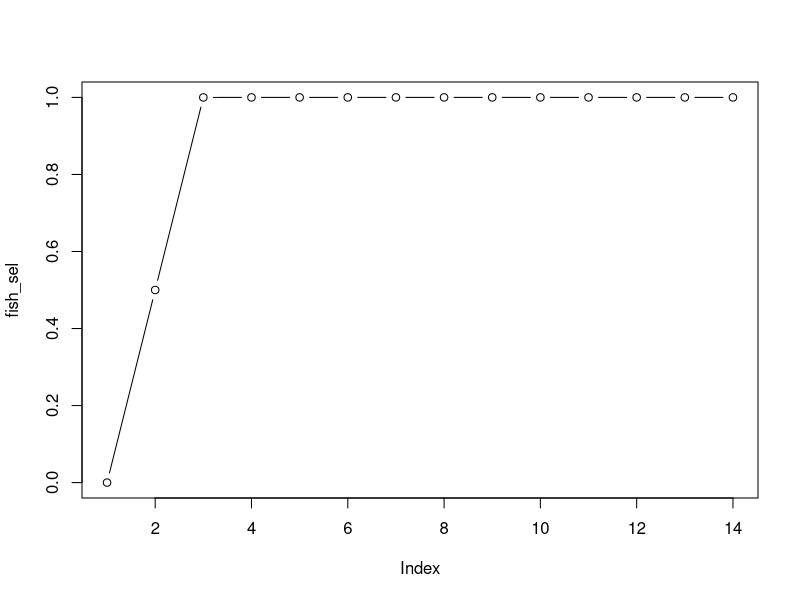
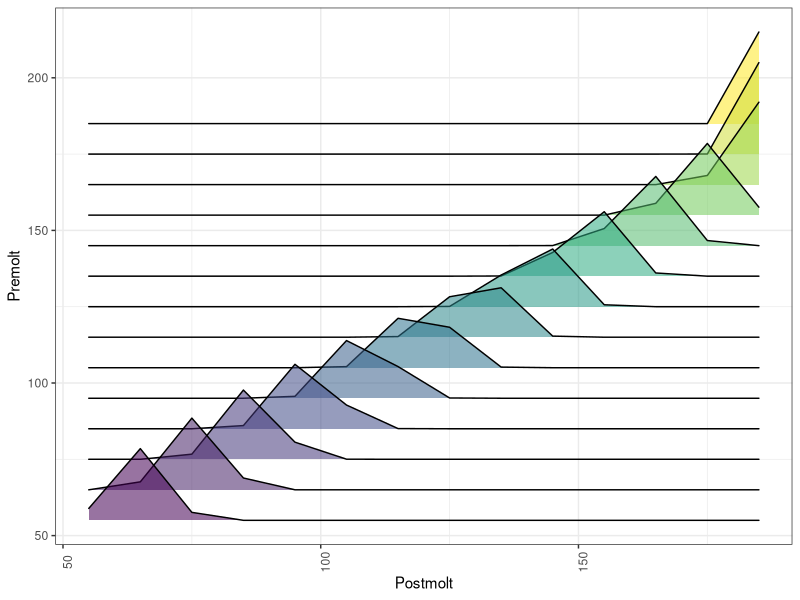
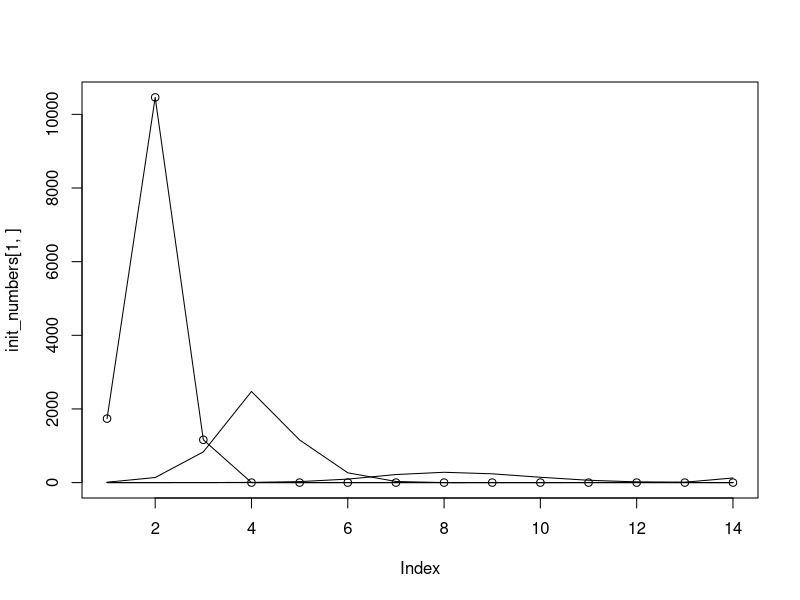
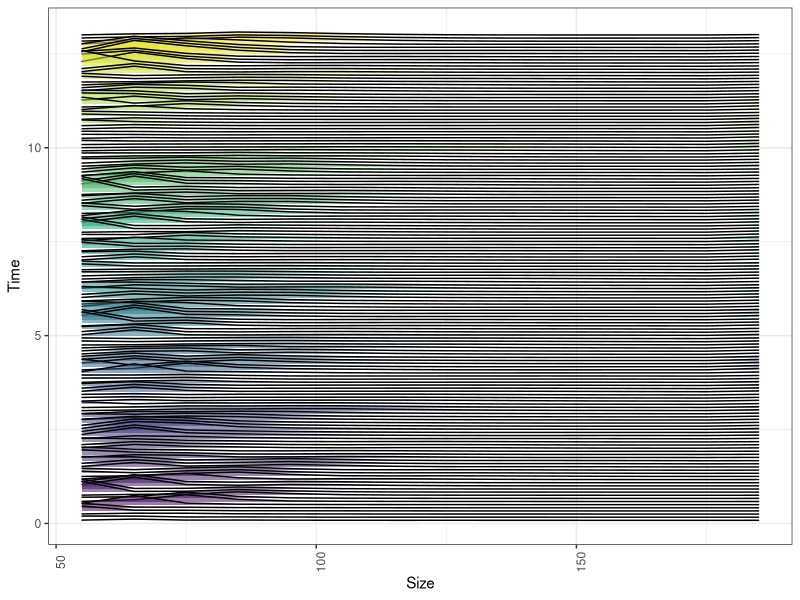
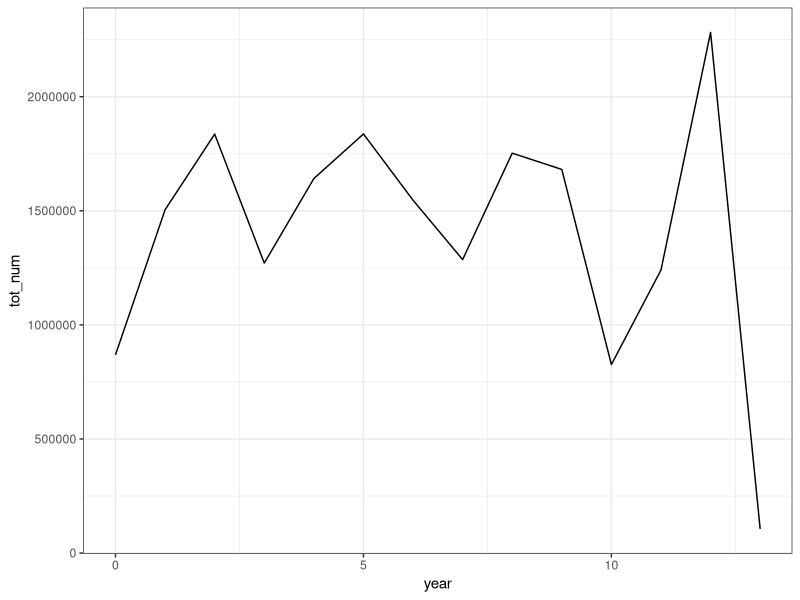
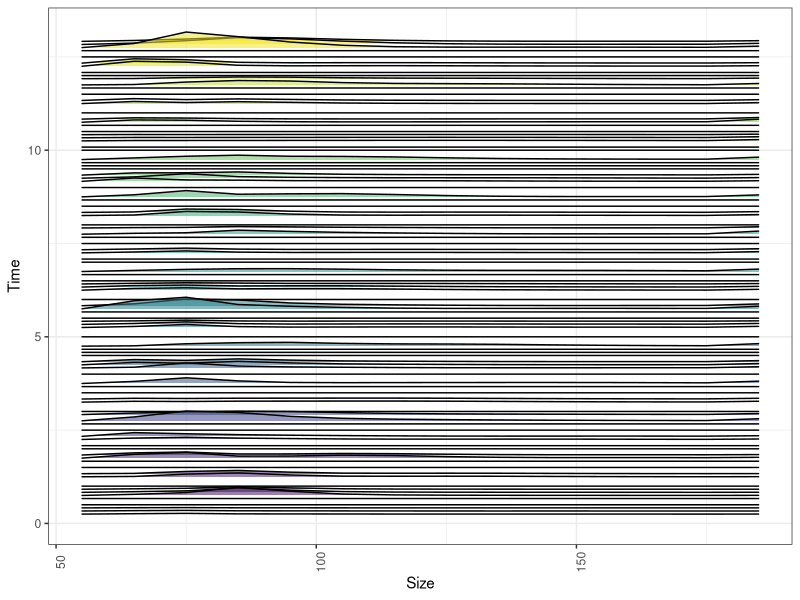
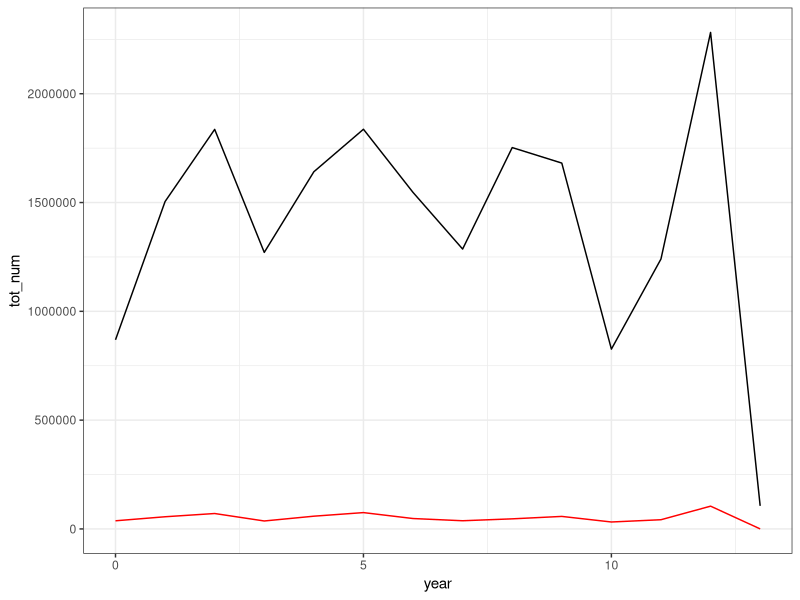

These figures' R source, in order:
# Operating model for mantis shrimp
# key characteristics: 
#     two recruitment events a year
#     two growth periods a year
#     fishery doesn't operate in the winter or summer
#     closed season changed length (need to implement)
#     monthly time step
#     start at 50mm
#     mature at 80mm
#     live 3 to 4 years
library(reshape2)
library(dplyr)
library(ggplot2)
library(ggridges)

#############################
# model characteristics
#############################
sizes         <-seq(50,190,10) # choose start sizes so they have roughly the same intermolt duration
growth_month  <-c(7,3)         # month in which growth occurs
rec_month     <-c(8,2)         # month in which recruitment occurs
spawning_month<-c(6,12)        # months in which spawning occurs (not actually used yet)
years         <-seq(2009,2021) # simulated year span
total_time_steps<-length(years)*12

nat_mort      <-1
fmort         <-rep(1,length(years))
fish_month    <-c(3,4,5,6,10,11,12)                 # natural mortality
fish_prop     <-c(0,0,.1,.1,.1,.05,0,0,0,.3,.2,.15) # this is the proportion of fish_mort that occurs in a month
fish_mort     <-rnorm(length(years),0.05,0.5)       # this is the fishing mortality by year...have to think about best way to do this

#==mid points to the size bins from 'sizes'
in_break<-sizes
mid_pts<-rep(0,length(in_break)-1)
for(x in 1:length(mid_pts))
  mid_pts[x] <- (in_break[x]+in_break[x+1])/2

#==fishery selectivity
fish_50<-65
fish_slope<-1
fish_sel<-1/(1+exp(-fish_slope*(mid_pts-fish_50)))
#==check it
plot(fish_sel,type='b')

###################################
#==build a size transition matrix==
make_size_trans<-function(alpha,beta,growth_sd,out_plot=FALSE,no_x=FALSE,
                          input_size)
{
  avg_post_molt<-alpha + beta*input_size
  size_trans_mat<-matrix(ncol=length(input_size),nrow=length(input_size))
  
  for(x in 1:nrow(size_trans_mat))
  {
    tmp<-dnorm(input_size,avg_post_molt[x],growth_sd[x])  
    tmp[seq(1,nrow(size_trans_mat))<x]<-0
    size_trans_mat[x,]<-round(tmp/sum(tmp) ,3)
    
  }
  
  rownames(size_trans_mat)<-input_size
  colnames(size_trans_mat)<-input_size
  in_g<-data.frame(melt(t(size_trans_mat)))
  colnames(in_g)<-c("Postmolt","Premolt","Density")
  
  p <- ggplot(in_g)
  p <- p + geom_density_ridges(aes(x=Postmolt, y=Premolt, height = Density, group=Premolt,
                                   fill=stat(y),alpha=.9999),stat = "identity",scale=3) +
    scale_fill_viridis_c()+
    theme_bw() +
    theme(legend.position = "none",
          axis.text.x = element_text(angle = 90)) 
  
  if(no_x==TRUE)
    p<-p+theme(axis.text.x=element_blank(),
               axis.title.x=element_blank(),
               axis.ticks.x = element_blank())
  
  if(out_plot==TRUE)
    print(p)
  
  list(size_trans_mat,p)
}

size_trans_1<-make_size_trans(alpha=4,beta=1.1,
                              growth_sd=rep(5,length(mid_pts)),out_plot=F,no_x=FALSE,input_size=mid_pts)
# plot size transition matrix
size_trans_1[[2]]


##########################################
#==make up initial numbers at size at time
#==by iterating the size transition matrix
#==on a recruitment
init_numbers<-matrix(ncol=length(mid_pts),nrow=4)
dummy<-c(exp(10),rep(0,length(mid_pts)-1))
counter<-0
for(x in 1:4)
{
 counter<-0
 while(counter<x)
 {
   dummy<-(dummy%*%size_trans_1[[1]])*exp(-nat_mort/length(growth_month))
   counter<-counter+1
 }
 init_numbers[x,]<-dummy
   
}
#==check they look sensible
 plot(init_numbers[1,]) 
 for(x in 1:nrow(init_numbers))
   lines(init_numbers[x,])

 ###############################
 #==project population
 ###############################
 n_matrix<-matrix(ncol=length(mid_pts),nrow=c(total_time_steps))
 n_matrix[1,]<-apply(init_numbers,2,sum)
 c_matrix<-matrix(ncol=length(mid_pts),nrow=c(total_time_steps))
   
for(x in 1:(total_time_steps-1))
{
 #==recruitment(this could be spread over several size bins)
  #==this can also be linked to spawning biomass later
  if(any(x%%rec_month==0))
    n_matrix[x,1]<-n_matrix[x,1] + exp(rnorm(1,10,1))
  
 #==growth
  if(any(x%%growth_month==0))
    n_matrix[x,]<-n_matrix[x,]%*%size_trans_1[[1]]
  
  #==fishing
  #==need a better way to do this...
  if(any(x%%fish_month==0))
  {
    n_matrix[x,]<-n_matrix[x,]*(exp(-fish_sel*fmort[x%%12+1]*fish_prop[x%%12+1]))
    c_matrix[x,]<-n_matrix[x,]*(1-exp(-fish_sel*fmort[x%%12+1]*fish_prop[x%%12+1]))   
  }
  
  #==natural mortality
  n_matrix[x+1,]<-n_matrix[x,]*exp(-nat_mort/12)

}

####################################
# visualize population
################################
 rownames(n_matrix)<-seq(1,total_time_steps)/12
 colnames(n_matrix)<-mid_pts
 in_g<-data.frame(melt(t(n_matrix)))
 colnames(in_g)<-c("Size","Time","Numbers")
 in_g$year<-floor(in_g$Time)
 
 p <- ggplot(in_g)
 p <- p + geom_density_ridges(aes(x=Size, y=Time, height = Numbers, group=Time,
                                  fill=stat(y),alpha=.9999),stat = "identity",scale=5) +
   scale_fill_viridis_c()+
   theme_bw() +
   theme(legend.position = "none",
         axis.text.x = element_text(angle = 90)) 

   print(p)
   
   num_yr<-in_g%>%
     group_by(year)%>%
     summarize(tot_num = sum(Numbers,na.rm=T))
   
   ggplot(data=num_yr,aes(x=year,y=tot_num))+
     geom_line()+
     theme_bw()
   
####################################
# visualize catch
################################
rownames(c_matrix)<-seq(1,total_time_steps)/12
colnames(c_matrix)<-mid_pts
in_g<-data.frame(melt(t(c_matrix)))
colnames(in_g)<-c("Size","Time","Numbers")
in_g$year<-floor(in_g$Time)
   
   p <- ggplot(in_g)
   p <- p + geom_density_ridges(aes(x=Size, y=Time, height = Numbers, group=Time,
                                    fill=stat(y),alpha=.9999),stat = "identity",scale=5) +
     scale_fill_viridis_c()+
     theme_bw() +
     theme(legend.position = "none",
           axis.text.x = element_text(angle = 90)) 
   
   print(p)
 
cat_yr<-in_g%>%
  group_by(year)%>%
  summarize(tot_catch = sum(Numbers,na.rm=T))
 
ggplot()+
  geom_line(data=num_yr,aes(x=year,y=tot_num))+
  geom_line(data=cat_yr,aes(x=year,y=tot_catch),col='red')+
  theme_bw()  
 
###########################
# next steps...
###########################  
